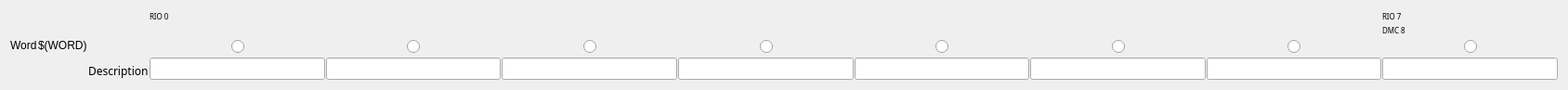
<?xml version="1.0" encoding="UTF-8"?>
<ui version="4.0">
 <class>EFrame</class>
 <widget class="QEFrame" name="EFrame">
  <property name="geometry">
   <rect>
    <x>0</x>
    <y>0</y>
    <width>1688</width>
    <height>97</height>
   </rect>
  </property>
  <property name="minimumSize">
   <size>
    <width>300</width>
    <height>30</height>
   </size>
  </property>
  <property name="sizeIncrement">
   <size>
    <width>1</width>
    <height>1</height>
   </size>
  </property>
  <property name="windowTitle">
   <string>EFrame</string>
  </property>
  <layout class="QVBoxLayout" name="verticalLayout_21">
   <item>
    <layout class="QHBoxLayout" name="horizontalLayout_3">
     <property name="spacing">
      <number>1</number>
     </property>
     <item>
      <layout class="QVBoxLayout" name="verticalLayout_19">
       <property name="spacing">
        <number>1</number>
       </property>
       <item>
        <spacer name="verticalSpacer_2">
         <property name="orientation">
          <enum>Qt::Vertical</enum>
         </property>
         <property name="sizeHint" stdset="0">
          <size>
           <width>0</width>
           <height>0</height>
          </size>
         </property>
        </spacer>
       </item>
       <item>
        <widget class="QLabel" name="label_3">
         <property name="sizePolicy">
          <sizepolicy hsizetype="Preferred" vsizetype="Preferred">
           <horstretch>0</horstretch>
           <verstretch>0</verstretch>
          </sizepolicy>
         </property>
         <property name="text">
          <string>Word</string>
         </property>
        </widget>
       </item>
       <item>
        <spacer name="verticalSpacer">
         <property name="orientation">
          <enum>Qt::Vertical</enum>
         </property>
         <property name="sizeHint" stdset="0">
          <size>
           <width>0</width>
           <height>0</height>
          </size>
         </property>
        </spacer>
       </item>
      </layout>
     </item>
     <item>
      <layout class="QVBoxLayout" name="verticalLayout_18" stretch="0,0,0">
       <property name="spacing">
        <number>1</number>
       </property>
       <item>
        <spacer name="verticalSpacer_4">
         <property name="orientation">
          <enum>Qt::Vertical</enum>
         </property>
         <property name="sizeHint" stdset="0">
          <size>
           <width>0</width>
           <height>0</height>
          </size>
         </property>
        </spacer>
       </item>
       <item>
        <widget class="QESubstitutedLabel" name="qesubstitutedlabel">
         <property name="text">
          <string>$(WORD)</string>
         </property>
         <property name="labelText" stdset="0">
          <string>$(WORD)</string>
         </property>
        </widget>
       </item>
       <item>
        <spacer name="verticalSpacer_3">
         <property name="orientation">
          <enum>Qt::Vertical</enum>
         </property>
         <property name="sizeHint" stdset="0">
          <size>
           <width>0</width>
           <height>0</height>
          </size>
         </property>
        </spacer>
       </item>
      </layout>
     </item>
     <item>
      <layout class="QVBoxLayout" name="verticalLayout_9" stretch="90,1,1">
       <property name="spacing">
        <number>1</number>
       </property>
       <property name="sizeConstraint">
        <enum>QLayout::SetDefaultConstraint</enum>
       </property>
       <item>
        <spacer name="verticalSpacer_5">
         <property name="orientation">
          <enum>Qt::Vertical</enum>
         </property>
         <property name="sizeHint" stdset="0">
          <size>
           <width>0</width>
           <height>0</height>
          </size>
         </property>
        </spacer>
       </item>
       <item>
        <widget class="QLabel" name="label_4">
         <property name="sizePolicy">
          <sizepolicy hsizetype="Preferred" vsizetype="Preferred">
           <horstretch>0</horstretch>
           <verstretch>0</verstretch>
          </sizepolicy>
         </property>
         <property name="font">
          <font>
           <family>Abyssinica SIL</family>
           <pointsize>9</pointsize>
          </font>
         </property>
         <property name="text">
          <string>Description</string>
         </property>
        </widget>
       </item>
       <item>
        <spacer name="verticalSpacer_6">
         <property name="orientation">
          <enum>Qt::Vertical</enum>
         </property>
         <property name="sizeHint" stdset="0">
          <size>
           <width>0</width>
           <height>0</height>
          </size>
         </property>
        </spacer>
       </item>
      </layout>
     </item>
     <item>
      <layout class="QVBoxLayout" name="verticalLayout">
       <property name="spacing">
        <number>1</number>
       </property>
       <item>
        <layout class="QHBoxLayout" name="horizontalLayout_2" stretch="40,20,40">
         <property name="spacing">
          <number>1</number>
         </property>
         <item>
          <layout class="QVBoxLayout" name="verticalLayout_10">
           <item>
            <widget class="QESubstitutedLabel" name="qesubstitutedlabel_2">
             <property name="font">
              <font>
               <family>Abyssinica SIL</family>
               <pointsize>6</pointsize>
              </font>
             </property>
             <property name="text">
              <string>RIO 0</string>
             </property>
             <property name="labelText" stdset="0">
              <string>RIO 0</string>
             </property>
            </widget>
           </item>
           <item>
            <widget class="QESubstitutedLabel" name="qesubstitutedlabel_3">
             <property name="font">
              <font>
               <family>Abyssinica SIL</family>
               <pointsize>6</pointsize>
              </font>
             </property>
             <property name="labelText" stdset="0">
              <string>DMC 1</string>
             </property>
            </widget>
           </item>
          </layout>
         </item>
         <item>
          <layout class="QVBoxLayout" name="verticalLayout_11">
           <item>
            <widget class="QEBitStatus" name="qebitstatus_3">
             <property name="sizePolicy">
              <sizepolicy hsizetype="Preferred" vsizetype="MinimumExpanding">
               <horstretch>0</horstretch>
               <verstretch>0</verstretch>
              </sizepolicy>
             </property>
             <property name="numberOfBits">
              <number>1</number>
             </property>
             <property name="onColour">
              <color>
               <red>0</red>
               <green>136</green>
               <blue>0</blue>
              </color>
             </property>
             <property name="offColour">
              <color>
               <red>159</red>
               <green>0</green>
               <blue>0</blue>
              </color>
             </property>
             <property name="variable" stdset="0">
              <string>$(P)Galil$(WORD)Bo0_STATUS</string>
             </property>
             <property name="variableSubstitutions" stdset="0">
              <string/>
             </property>
            </widget>
           </item>
           <item>
            <spacer name="verticalSpacer_7">
             <property name="orientation">
              <enum>Qt::Vertical</enum>
             </property>
             <property name="sizeHint" stdset="0">
              <size>
               <width>20</width>
               <height>40</height>
              </size>
             </property>
            </spacer>
           </item>
          </layout>
         </item>
         <item>
          <spacer name="horizontalSpacer_4">
           <property name="orientation">
            <enum>Qt::Horizontal</enum>
           </property>
           <property name="sizeHint" stdset="0">
            <size>
             <width>40</width>
             <height>20</height>
            </size>
           </property>
          </spacer>
         </item>
        </layout>
       </item>
       <item>
        <layout class="QHBoxLayout" name="horizontalLayout">
         <property name="spacing">
          <number>1</number>
         </property>
         <item>
          <spacer name="horizontalSpacer">
           <property name="orientation">
            <enum>Qt::Horizontal</enum>
           </property>
           <property name="sizeHint" stdset="0">
            <size>
             <width>40</width>
             <height>20</height>
            </size>
           </property>
          </spacer>
         </item>
         <item>
          <widget class="QERadioButton" name="qeradiobutton">
           <property name="text">
            <string/>
           </property>
           <property name="autoExclusive">
            <bool>false</bool>
           </property>
           <property name="variable" stdset="0">
            <string>$(P)Galil$(WORD)Bo0_CMD</string>
           </property>
           <property name="format" stdset="0">
            <enum>QERadioButton::UnsignedInteger</enum>
           </property>
           <property name="writeOnPress">
            <bool>false</bool>
           </property>
           <property name="writeOnRelease">
            <bool>false</bool>
           </property>
           <property name="writeOnClick">
            <bool>true</bool>
           </property>
          </widget>
         </item>
         <item>
          <spacer name="horizontalSpacer_2">
           <property name="orientation">
            <enum>Qt::Horizontal</enum>
           </property>
           <property name="sizeHint" stdset="0">
            <size>
             <width>40</width>
             <height>20</height>
            </size>
           </property>
          </spacer>
         </item>
        </layout>
       </item>
       <item>
        <widget class="QELineEdit" name="qelineedit">
         <property name="sizePolicy">
          <sizepolicy hsizetype="Minimum" vsizetype="Fixed">
           <horstretch>0</horstretch>
           <verstretch>0</verstretch>
          </sizepolicy>
         </property>
         <property name="font">
          <font>
           <family>Abyssinica SIL</family>
           <pointsize>8</pointsize>
          </font>
         </property>
         <property name="variable" stdset="0">
          <string>$(P)Galil$(WORD)Bo0_CMD.DESC</string>
         </property>
        </widget>
       </item>
      </layout>
     </item>
     <item>
      <layout class="QVBoxLayout" name="verticalLayout_2">
       <property name="spacing">
        <number>1</number>
       </property>
       <item>
        <layout class="QHBoxLayout" name="horizontalLayout_4" stretch="40,20,40">
         <property name="spacing">
          <number>1</number>
         </property>
         <item>
          <spacer name="horizontalSpacer_7">
           <property name="orientation">
            <enum>Qt::Horizontal</enum>
           </property>
           <property name="sizeHint" stdset="0">
            <size>
             <width>40</width>
             <height>20</height>
            </size>
           </property>
          </spacer>
         </item>
         <item>
          <layout class="QVBoxLayout" name="verticalLayout_12">
           <item>
            <widget class="QEBitStatus" name="qebitstatus_4">
             <property name="sizePolicy">
              <sizepolicy hsizetype="Preferred" vsizetype="MinimumExpanding">
               <horstretch>0</horstretch>
               <verstretch>0</verstretch>
              </sizepolicy>
             </property>
             <property name="numberOfBits">
              <number>1</number>
             </property>
             <property name="onColour">
              <color>
               <red>0</red>
               <green>136</green>
               <blue>0</blue>
              </color>
             </property>
             <property name="offColour">
              <color>
               <red>159</red>
               <green>0</green>
               <blue>0</blue>
              </color>
             </property>
             <property name="variable" stdset="0">
              <string>$(P)Galil$(WORD)Bo1_STATUS</string>
             </property>
            </widget>
           </item>
           <item>
            <spacer name="verticalSpacer_8">
             <property name="orientation">
              <enum>Qt::Vertical</enum>
             </property>
             <property name="sizeHint" stdset="0">
              <size>
               <width>20</width>
               <height>40</height>
              </size>
             </property>
            </spacer>
           </item>
          </layout>
         </item>
         <item>
          <spacer name="horizontalSpacer_8">
           <property name="orientation">
            <enum>Qt::Horizontal</enum>
           </property>
           <property name="sizeHint" stdset="0">
            <size>
             <width>40</width>
             <height>20</height>
            </size>
           </property>
          </spacer>
         </item>
        </layout>
       </item>
       <item>
        <layout class="QHBoxLayout" name="horizontalLayout_5">
         <property name="spacing">
          <number>1</number>
         </property>
         <item>
          <spacer name="horizontalSpacer_9">
           <property name="orientation">
            <enum>Qt::Horizontal</enum>
           </property>
           <property name="sizeHint" stdset="0">
            <size>
             <width>40</width>
             <height>20</height>
            </size>
           </property>
          </spacer>
         </item>
         <item>
          <widget class="QERadioButton" name="qeradiobutton_3">
           <property name="text">
            <string/>
           </property>
           <property name="autoExclusive">
            <bool>false</bool>
           </property>
           <property name="variable" stdset="0">
            <string>$(P)Galil$(WORD)Bo1_CMD</string>
           </property>
           <property name="format" stdset="0">
            <enum>QERadioButton::UnsignedInteger</enum>
           </property>
           <property name="writeOnPress">
            <bool>false</bool>
           </property>
           <property name="writeOnRelease">
            <bool>false</bool>
           </property>
           <property name="writeOnClick">
            <bool>true</bool>
           </property>
          </widget>
         </item>
         <item>
          <spacer name="horizontalSpacer_10">
           <property name="orientation">
            <enum>Qt::Horizontal</enum>
           </property>
           <property name="sizeHint" stdset="0">
            <size>
             <width>40</width>
             <height>20</height>
            </size>
           </property>
          </spacer>
         </item>
        </layout>
       </item>
       <item>
        <widget class="QELineEdit" name="qelineedit_2">
         <property name="sizePolicy">
          <sizepolicy hsizetype="Minimum" vsizetype="Fixed">
           <horstretch>0</horstretch>
           <verstretch>0</verstretch>
          </sizepolicy>
         </property>
         <property name="font">
          <font>
           <family>Abyssinica SIL</family>
           <pointsize>8</pointsize>
          </font>
         </property>
         <property name="variable" stdset="0">
          <string>$(P)Galil$(WORD)Bo1_CMD.DESC</string>
         </property>
        </widget>
       </item>
      </layout>
     </item>
     <item>
      <layout class="QVBoxLayout" name="verticalLayout_3">
       <property name="spacing">
        <number>1</number>
       </property>
       <item>
        <layout class="QHBoxLayout" name="horizontalLayout_6" stretch="40,20,40">
         <property name="spacing">
          <number>1</number>
         </property>
         <item>
          <spacer name="horizontalSpacer_11">
           <property name="orientation">
            <enum>Qt::Horizontal</enum>
           </property>
           <property name="sizeHint" stdset="0">
            <size>
             <width>40</width>
             <height>20</height>
            </size>
           </property>
          </spacer>
         </item>
         <item>
          <layout class="QVBoxLayout" name="verticalLayout_13">
           <item>
            <widget class="QEBitStatus" name="qebitstatus_5">
             <property name="sizePolicy">
              <sizepolicy hsizetype="Preferred" vsizetype="MinimumExpanding">
               <horstretch>0</horstretch>
               <verstretch>0</verstretch>
              </sizepolicy>
             </property>
             <property name="numberOfBits">
              <number>1</number>
             </property>
             <property name="onColour">
              <color>
               <red>0</red>
               <green>136</green>
               <blue>0</blue>
              </color>
             </property>
             <property name="offColour">
              <color>
               <red>159</red>
               <green>0</green>
               <blue>0</blue>
              </color>
             </property>
             <property name="variable" stdset="0">
              <string>$(P)Galil$(WORD)Bo2_STATUS</string>
             </property>
            </widget>
           </item>
           <item>
            <spacer name="verticalSpacer_9">
             <property name="orientation">
              <enum>Qt::Vertical</enum>
             </property>
             <property name="sizeHint" stdset="0">
              <size>
               <width>20</width>
               <height>40</height>
              </size>
             </property>
            </spacer>
           </item>
          </layout>
         </item>
         <item>
          <spacer name="horizontalSpacer_12">
           <property name="orientation">
            <enum>Qt::Horizontal</enum>
           </property>
           <property name="sizeHint" stdset="0">
            <size>
             <width>40</width>
             <height>20</height>
            </size>
           </property>
          </spacer>
         </item>
        </layout>
       </item>
       <item>
        <layout class="QHBoxLayout" name="horizontalLayout_7">
         <property name="spacing">
          <number>1</number>
         </property>
         <item>
          <spacer name="horizontalSpacer_13">
           <property name="orientation">
            <enum>Qt::Horizontal</enum>
           </property>
           <property name="sizeHint" stdset="0">
            <size>
             <width>40</width>
             <height>20</height>
            </size>
           </property>
          </spacer>
         </item>
         <item>
          <widget class="QERadioButton" name="qeradiobutton_4">
           <property name="text">
            <string/>
           </property>
           <property name="autoExclusive">
            <bool>false</bool>
           </property>
           <property name="variable" stdset="0">
            <string>$(P)Galil$(WORD)Bo2_CMD</string>
           </property>
           <property name="format" stdset="0">
            <enum>QERadioButton::UnsignedInteger</enum>
           </property>
           <property name="writeOnPress">
            <bool>false</bool>
           </property>
           <property name="writeOnRelease">
            <bool>false</bool>
           </property>
           <property name="writeOnClick">
            <bool>true</bool>
           </property>
          </widget>
         </item>
         <item>
          <spacer name="horizontalSpacer_14">
           <property name="orientation">
            <enum>Qt::Horizontal</enum>
           </property>
           <property name="sizeHint" stdset="0">
            <size>
             <width>40</width>
             <height>20</height>
            </size>
           </property>
          </spacer>
         </item>
        </layout>
       </item>
       <item>
        <widget class="QELineEdit" name="qelineedit_3">
         <property name="sizePolicy">
          <sizepolicy hsizetype="Minimum" vsizetype="Fixed">
           <horstretch>0</horstretch>
           <verstretch>0</verstretch>
          </sizepolicy>
         </property>
         <property name="font">
          <font>
           <family>Abyssinica SIL</family>
           <pointsize>8</pointsize>
          </font>
         </property>
         <property name="variable" stdset="0">
          <string>$(P)Galil$(WORD)Bo2_CMD.DESC</string>
         </property>
        </widget>
       </item>
      </layout>
     </item>
     <item>
      <layout class="QVBoxLayout" name="verticalLayout_4">
       <property name="spacing">
        <number>1</number>
       </property>
       <item>
        <layout class="QHBoxLayout" name="horizontalLayout_8" stretch="40,20,40">
         <property name="spacing">
          <number>1</number>
         </property>
         <item>
          <spacer name="horizontalSpacer_15">
           <property name="orientation">
            <enum>Qt::Horizontal</enum>
           </property>
           <property name="sizeHint" stdset="0">
            <size>
             <width>40</width>
             <height>20</height>
            </size>
           </property>
          </spacer>
         </item>
         <item>
          <layout class="QVBoxLayout" name="verticalLayout_14">
           <item>
            <widget class="QEBitStatus" name="qebitstatus_6">
             <property name="sizePolicy">
              <sizepolicy hsizetype="Preferred" vsizetype="MinimumExpanding">
               <horstretch>0</horstretch>
               <verstretch>0</verstretch>
              </sizepolicy>
             </property>
             <property name="numberOfBits">
              <number>1</number>
             </property>
             <property name="onColour">
              <color>
               <red>0</red>
               <green>136</green>
               <blue>0</blue>
              </color>
             </property>
             <property name="offColour">
              <color>
               <red>159</red>
               <green>0</green>
               <blue>0</blue>
              </color>
             </property>
             <property name="variable" stdset="0">
              <string>$(P)Galil$(WORD)Bo3_STATUS</string>
             </property>
            </widget>
           </item>
           <item>
            <spacer name="verticalSpacer_10">
             <property name="orientation">
              <enum>Qt::Vertical</enum>
             </property>
             <property name="sizeHint" stdset="0">
              <size>
               <width>20</width>
               <height>40</height>
              </size>
             </property>
            </spacer>
           </item>
          </layout>
         </item>
         <item>
          <spacer name="horizontalSpacer_16">
           <property name="orientation">
            <enum>Qt::Horizontal</enum>
           </property>
           <property name="sizeHint" stdset="0">
            <size>
             <width>40</width>
             <height>20</height>
            </size>
           </property>
          </spacer>
         </item>
        </layout>
       </item>
       <item>
        <layout class="QHBoxLayout" name="horizontalLayout_9">
         <property name="spacing">
          <number>1</number>
         </property>
         <item>
          <spacer name="horizontalSpacer_17">
           <property name="orientation">
            <enum>Qt::Horizontal</enum>
           </property>
           <property name="sizeHint" stdset="0">
            <size>
             <width>40</width>
             <height>20</height>
            </size>
           </property>
          </spacer>
         </item>
         <item>
          <widget class="QERadioButton" name="qeradiobutton_5">
           <property name="text">
            <string/>
           </property>
           <property name="autoExclusive">
            <bool>false</bool>
           </property>
           <property name="variable" stdset="0">
            <string>$(P)Galil$(WORD)Bo3_CMD</string>
           </property>
           <property name="format" stdset="0">
            <enum>QERadioButton::UnsignedInteger</enum>
           </property>
           <property name="writeOnPress">
            <bool>false</bool>
           </property>
           <property name="writeOnRelease">
            <bool>false</bool>
           </property>
           <property name="writeOnClick">
            <bool>true</bool>
           </property>
          </widget>
         </item>
         <item>
          <spacer name="horizontalSpacer_18">
           <property name="orientation">
            <enum>Qt::Horizontal</enum>
           </property>
           <property name="sizeHint" stdset="0">
            <size>
             <width>40</width>
             <height>20</height>
            </size>
           </property>
          </spacer>
         </item>
        </layout>
       </item>
       <item>
        <widget class="QELineEdit" name="qelineedit_4">
         <property name="sizePolicy">
          <sizepolicy hsizetype="Minimum" vsizetype="Fixed">
           <horstretch>0</horstretch>
           <verstretch>0</verstretch>
          </sizepolicy>
         </property>
         <property name="font">
          <font>
           <family>Abyssinica SIL</family>
           <pointsize>8</pointsize>
          </font>
         </property>
         <property name="variable" stdset="0">
          <string>$(P)Galil$(WORD)Bo3_CMD.DESC</string>
         </property>
        </widget>
       </item>
      </layout>
     </item>
     <item>
      <layout class="QVBoxLayout" name="verticalLayout_5">
       <item>
        <layout class="QHBoxLayout" name="horizontalLayout_10" stretch="40,20,40">
         <property name="spacing">
          <number>1</number>
         </property>
         <item>
          <spacer name="horizontalSpacer_19">
           <property name="orientation">
            <enum>Qt::Horizontal</enum>
           </property>
           <property name="sizeHint" stdset="0">
            <size>
             <width>40</width>
             <height>20</height>
            </size>
           </property>
          </spacer>
         </item>
         <item>
          <layout class="QVBoxLayout" name="verticalLayout_15">
           <item>
            <widget class="QEBitStatus" name="qebitstatus_7">
             <property name="sizePolicy">
              <sizepolicy hsizetype="Preferred" vsizetype="MinimumExpanding">
               <horstretch>0</horstretch>
               <verstretch>0</verstretch>
              </sizepolicy>
             </property>
             <property name="numberOfBits">
              <number>1</number>
             </property>
             <property name="onColour">
              <color>
               <red>0</red>
               <green>136</green>
               <blue>0</blue>
              </color>
             </property>
             <property name="offColour">
              <color>
               <red>159</red>
               <green>0</green>
               <blue>0</blue>
              </color>
             </property>
             <property name="variable" stdset="0">
              <string>$(P)Galil$(WORD)Bo4_STATUS</string>
             </property>
            </widget>
           </item>
           <item>
            <spacer name="verticalSpacer_11">
             <property name="orientation">
              <enum>Qt::Vertical</enum>
             </property>
             <property name="sizeHint" stdset="0">
              <size>
               <width>20</width>
               <height>40</height>
              </size>
             </property>
            </spacer>
           </item>
          </layout>
         </item>
         <item>
          <spacer name="horizontalSpacer_20">
           <property name="orientation">
            <enum>Qt::Horizontal</enum>
           </property>
           <property name="sizeHint" stdset="0">
            <size>
             <width>40</width>
             <height>20</height>
            </size>
           </property>
          </spacer>
         </item>
        </layout>
       </item>
       <item>
        <layout class="QHBoxLayout" name="horizontalLayout_11">
         <property name="spacing">
          <number>1</number>
         </property>
         <item>
          <spacer name="horizontalSpacer_21">
           <property name="orientation">
            <enum>Qt::Horizontal</enum>
           </property>
           <property name="sizeHint" stdset="0">
            <size>
             <width>40</width>
             <height>20</height>
            </size>
           </property>
          </spacer>
         </item>
         <item>
          <widget class="QERadioButton" name="qeradiobutton_6">
           <property name="text">
            <string/>
           </property>
           <property name="autoExclusive">
            <bool>false</bool>
           </property>
           <property name="variable" stdset="0">
            <string>$(P)Galil$(WORD)Bo4_CMD</string>
           </property>
           <property name="format" stdset="0">
            <enum>QERadioButton::UnsignedInteger</enum>
           </property>
           <property name="writeOnPress">
            <bool>false</bool>
           </property>
           <property name="writeOnRelease">
            <bool>false</bool>
           </property>
           <property name="writeOnClick">
            <bool>true</bool>
           </property>
          </widget>
         </item>
         <item>
          <spacer name="horizontalSpacer_22">
           <property name="orientation">
            <enum>Qt::Horizontal</enum>
           </property>
           <property name="sizeHint" stdset="0">
            <size>
             <width>40</width>
             <height>20</height>
            </size>
           </property>
          </spacer>
         </item>
        </layout>
       </item>
       <item>
        <widget class="QELineEdit" name="qelineedit_5">
         <property name="sizePolicy">
          <sizepolicy hsizetype="Minimum" vsizetype="Fixed">
           <horstretch>0</horstretch>
           <verstretch>0</verstretch>
          </sizepolicy>
         </property>
         <property name="font">
          <font>
           <family>Abyssinica SIL</family>
           <pointsize>8</pointsize>
          </font>
         </property>
         <property name="variable" stdset="0">
          <string>$(P)Galil$(WORD)Bo4_CMD.DESC</string>
         </property>
        </widget>
       </item>
      </layout>
     </item>
     <item>
      <layout class="QVBoxLayout" name="verticalLayout_6">
       <item>
        <layout class="QHBoxLayout" name="horizontalLayout_12" stretch="40,20,40">
         <property name="spacing">
          <number>1</number>
         </property>
         <item>
          <spacer name="horizontalSpacer_23">
           <property name="orientation">
            <enum>Qt::Horizontal</enum>
           </property>
           <property name="sizeHint" stdset="0">
            <size>
             <width>40</width>
             <height>20</height>
            </size>
           </property>
          </spacer>
         </item>
         <item>
          <layout class="QVBoxLayout" name="verticalLayout_16">
           <item>
            <widget class="QEBitStatus" name="qebitstatus_8">
             <property name="sizePolicy">
              <sizepolicy hsizetype="Preferred" vsizetype="MinimumExpanding">
               <horstretch>0</horstretch>
               <verstretch>0</verstretch>
              </sizepolicy>
             </property>
             <property name="numberOfBits">
              <number>1</number>
             </property>
             <property name="onColour">
              <color>
               <red>0</red>
               <green>136</green>
               <blue>0</blue>
              </color>
             </property>
             <property name="offColour">
              <color>
               <red>159</red>
               <green>0</green>
               <blue>0</blue>
              </color>
             </property>
             <property name="variable" stdset="0">
              <string>$(P)Galil$(WORD)Bo5_STATUS</string>
             </property>
            </widget>
           </item>
           <item>
            <spacer name="verticalSpacer_12">
             <property name="orientation">
              <enum>Qt::Vertical</enum>
             </property>
             <property name="sizeHint" stdset="0">
              <size>
               <width>20</width>
               <height>40</height>
              </size>
             </property>
            </spacer>
           </item>
          </layout>
         </item>
         <item>
          <spacer name="horizontalSpacer_24">
           <property name="orientation">
            <enum>Qt::Horizontal</enum>
           </property>
           <property name="sizeHint" stdset="0">
            <size>
             <width>40</width>
             <height>20</height>
            </size>
           </property>
          </spacer>
         </item>
        </layout>
       </item>
       <item>
        <layout class="QHBoxLayout" name="horizontalLayout_13">
         <property name="spacing">
          <number>1</number>
         </property>
         <item>
          <spacer name="horizontalSpacer_25">
           <property name="orientation">
            <enum>Qt::Horizontal</enum>
           </property>
           <property name="sizeHint" stdset="0">
            <size>
             <width>40</width>
             <height>20</height>
            </size>
           </property>
          </spacer>
         </item>
         <item>
          <widget class="QERadioButton" name="qeradiobutton_7">
           <property name="text">
            <string/>
           </property>
           <property name="autoExclusive">
            <bool>false</bool>
           </property>
           <property name="variable" stdset="0">
            <string>$(P)Galil$(WORD)Bo5_CMD</string>
           </property>
           <property name="format" stdset="0">
            <enum>QERadioButton::UnsignedInteger</enum>
           </property>
           <property name="writeOnPress">
            <bool>false</bool>
           </property>
           <property name="writeOnRelease">
            <bool>false</bool>
           </property>
           <property name="writeOnClick">
            <bool>true</bool>
           </property>
          </widget>
         </item>
         <item>
          <spacer name="horizontalSpacer_26">
           <property name="orientation">
            <enum>Qt::Horizontal</enum>
           </property>
           <property name="sizeHint" stdset="0">
            <size>
             <width>40</width>
             <height>20</height>
            </size>
           </property>
          </spacer>
         </item>
        </layout>
       </item>
       <item>
        <widget class="QELineEdit" name="qelineedit_6">
         <property name="sizePolicy">
          <sizepolicy hsizetype="Minimum" vsizetype="Fixed">
           <horstretch>0</horstretch>
           <verstretch>0</verstretch>
          </sizepolicy>
         </property>
         <property name="font">
          <font>
           <family>Abyssinica SIL</family>
           <pointsize>8</pointsize>
          </font>
         </property>
         <property name="variable" stdset="0">
          <string>$(P)Galil$(WORD)Bo5_CMD.DESC</string>
         </property>
        </widget>
       </item>
      </layout>
     </item>
     <item>
      <layout class="QVBoxLayout" name="verticalLayout_7">
       <item>
        <layout class="QHBoxLayout" name="horizontalLayout_14" stretch="40,20,40">
         <property name="spacing">
          <number>1</number>
         </property>
         <item>
          <spacer name="horizontalSpacer_27">
           <property name="orientation">
            <enum>Qt::Horizontal</enum>
           </property>
           <property name="sizeHint" stdset="0">
            <size>
             <width>40</width>
             <height>20</height>
            </size>
           </property>
          </spacer>
         </item>
         <item>
          <layout class="QVBoxLayout" name="verticalLayout_17">
           <item>
            <widget class="QEBitStatus" name="qebitstatus_9">
             <property name="sizePolicy">
              <sizepolicy hsizetype="Preferred" vsizetype="MinimumExpanding">
               <horstretch>0</horstretch>
               <verstretch>0</verstretch>
              </sizepolicy>
             </property>
             <property name="numberOfBits">
              <number>1</number>
             </property>
             <property name="onColour">
              <color>
               <red>0</red>
               <green>136</green>
               <blue>0</blue>
              </color>
             </property>
             <property name="offColour">
              <color>
               <red>159</red>
               <green>0</green>
               <blue>0</blue>
              </color>
             </property>
             <property name="variable" stdset="0">
              <string>$(P)Galil$(WORD)Bo6_STATUS</string>
             </property>
            </widget>
           </item>
           <item>
            <spacer name="verticalSpacer_13">
             <property name="orientation">
              <enum>Qt::Vertical</enum>
             </property>
             <property name="sizeHint" stdset="0">
              <size>
               <width>20</width>
               <height>40</height>
              </size>
             </property>
            </spacer>
           </item>
          </layout>
         </item>
         <item>
          <spacer name="horizontalSpacer_28">
           <property name="orientation">
            <enum>Qt::Horizontal</enum>
           </property>
           <property name="sizeHint" stdset="0">
            <size>
             <width>40</width>
             <height>20</height>
            </size>
           </property>
          </spacer>
         </item>
        </layout>
       </item>
       <item>
        <layout class="QHBoxLayout" name="horizontalLayout_15">
         <property name="spacing">
          <number>1</number>
         </property>
         <item>
          <spacer name="horizontalSpacer_29">
           <property name="orientation">
            <enum>Qt::Horizontal</enum>
           </property>
           <property name="sizeHint" stdset="0">
            <size>
             <width>40</width>
             <height>20</height>
            </size>
           </property>
          </spacer>
         </item>
         <item>
          <widget class="QERadioButton" name="qeradiobutton_8">
           <property name="text">
            <string/>
           </property>
           <property name="autoExclusive">
            <bool>false</bool>
           </property>
           <property name="variable" stdset="0">
            <string>$(P)Galil$(WORD)Bo6_CMD</string>
           </property>
           <property name="format" stdset="0">
            <enum>QERadioButton::UnsignedInteger</enum>
           </property>
           <property name="writeOnPress">
            <bool>false</bool>
           </property>
           <property name="writeOnRelease">
            <bool>false</bool>
           </property>
           <property name="writeOnClick">
            <bool>true</bool>
           </property>
          </widget>
         </item>
         <item>
          <spacer name="horizontalSpacer_30">
           <property name="orientation">
            <enum>Qt::Horizontal</enum>
           </property>
           <property name="sizeHint" stdset="0">
            <size>
             <width>40</width>
             <height>20</height>
            </size>
           </property>
          </spacer>
         </item>
        </layout>
       </item>
       <item>
        <widget class="QELineEdit" name="qelineedit_7">
         <property name="sizePolicy">
          <sizepolicy hsizetype="Minimum" vsizetype="Fixed">
           <horstretch>0</horstretch>
           <verstretch>0</verstretch>
          </sizepolicy>
         </property>
         <property name="font">
          <font>
           <family>Abyssinica SIL</family>
           <pointsize>8</pointsize>
          </font>
         </property>
         <property name="variable" stdset="0">
          <string>$(P)Galil$(WORD)Bo6_CMD.DESC</string>
         </property>
        </widget>
       </item>
      </layout>
     </item>
     <item>
      <layout class="QVBoxLayout" name="verticalLayout_8">
       <item>
        <layout class="QHBoxLayout" name="horizontalLayout_16" stretch="40,20,40">
         <property name="spacing">
          <number>1</number>
         </property>
         <item>
          <layout class="QVBoxLayout" name="verticalLayout_27">
           <item>
            <widget class="QESubstitutedLabel" name="qesubstitutedlabel_11">
             <property name="font">
              <font>
               <family>Abyssinica SIL</family>
               <pointsize>6</pointsize>
              </font>
             </property>
             <property name="text">
              <string>RIO 7</string>
             </property>
             <property name="labelText" stdset="0">
              <string>RIO 7</string>
             </property>
            </widget>
           </item>
           <item>
            <widget class="QESubstitutedLabel" name="qesubstitutedlabel_12">
             <property name="font">
              <font>
               <family>Abyssinica SIL</family>
               <pointsize>6</pointsize>
              </font>
             </property>
             <property name="text">
              <string>DMC 8</string>
             </property>
             <property name="labelText" stdset="0">
              <string>DMC 8</string>
             </property>
            </widget>
           </item>
          </layout>
         </item>
         <item>
          <layout class="QVBoxLayout" name="verticalLayout_20">
           <item>
            <widget class="QEBitStatus" name="qebitstatus_10">
             <property name="sizePolicy">
              <sizepolicy hsizetype="Preferred" vsizetype="MinimumExpanding">
               <horstretch>0</horstretch>
               <verstretch>0</verstretch>
              </sizepolicy>
             </property>
             <property name="numberOfBits">
              <number>1</number>
             </property>
             <property name="onColour">
              <color>
               <red>0</red>
               <green>136</green>
               <blue>0</blue>
              </color>
             </property>
             <property name="offColour">
              <color>
               <red>159</red>
               <green>0</green>
               <blue>0</blue>
              </color>
             </property>
             <property name="variable" stdset="0">
              <string>$(P)Galil$(WORD)Bo7_STATUS</string>
             </property>
            </widget>
           </item>
           <item>
            <spacer name="verticalSpacer_14">
             <property name="orientation">
              <enum>Qt::Vertical</enum>
             </property>
             <property name="sizeHint" stdset="0">
              <size>
               <width>20</width>
               <height>40</height>
              </size>
             </property>
            </spacer>
           </item>
          </layout>
         </item>
         <item>
          <spacer name="horizontalSpacer_32">
           <property name="orientation">
            <enum>Qt::Horizontal</enum>
           </property>
           <property name="sizeHint" stdset="0">
            <size>
             <width>40</width>
             <height>20</height>
            </size>
           </property>
          </spacer>
         </item>
        </layout>
       </item>
       <item>
        <layout class="QHBoxLayout" name="horizontalLayout_17">
         <property name="spacing">
          <number>1</number>
         </property>
         <item>
          <spacer name="horizontalSpacer_33">
           <property name="orientation">
            <enum>Qt::Horizontal</enum>
           </property>
           <property name="sizeHint" stdset="0">
            <size>
             <width>40</width>
             <height>20</height>
            </size>
           </property>
          </spacer>
         </item>
         <item>
          <widget class="QERadioButton" name="qeradiobutton_9">
           <property name="font">
            <font>
             <family>Abyssinica SIL</family>
             <pointsize>10</pointsize>
            </font>
           </property>
           <property name="text">
            <string/>
           </property>
           <property name="autoExclusive">
            <bool>false</bool>
           </property>
           <property name="variable" stdset="0">
            <string>$(P)Galil$(WORD)Bo7_CMD</string>
           </property>
           <property name="format" stdset="0">
            <enum>QERadioButton::UnsignedInteger</enum>
           </property>
           <property name="writeOnPress">
            <bool>false</bool>
           </property>
           <property name="writeOnRelease">
            <bool>false</bool>
           </property>
           <property name="writeOnClick">
            <bool>true</bool>
           </property>
          </widget>
         </item>
         <item>
          <spacer name="horizontalSpacer_34">
           <property name="orientation">
            <enum>Qt::Horizontal</enum>
           </property>
           <property name="sizeHint" stdset="0">
            <size>
             <width>40</width>
             <height>20</height>
            </size>
           </property>
          </spacer>
         </item>
        </layout>
       </item>
       <item>
        <widget class="QELineEdit" name="qelineedit_8">
         <property name="sizePolicy">
          <sizepolicy hsizetype="Minimum" vsizetype="Fixed">
           <horstretch>0</horstretch>
           <verstretch>0</verstretch>
          </sizepolicy>
         </property>
         <property name="font">
          <font>
           <family>Abyssinica SIL</family>
           <pointsize>8</pointsize>
          </font>
         </property>
         <property name="variable" stdset="0">
          <string>$(P)Galil$(WORD)Bo7_CMD.DESC</string>
         </property>
        </widget>
       </item>
      </layout>
     </item>
    </layout>
   </item>
  </layout>
 </widget>
 <customwidgets>
  <customwidget>
   <class>QEBitStatus</class>
   <extends>QBitStatus</extends>
   <header>QEBitStatus.h</header>
  </customwidget>
  <customwidget>
   <class>QELineEdit</class>
   <extends>QLineEdit</extends>
   <header>QELineEdit.h</header>
  </customwidget>
  <customwidget>
   <class>QERadioButton</class>
   <extends>QRadioButton</extends>
   <header>QERadioButton.h</header>
  </customwidget>
  <customwidget>
   <class>QESubstitutedLabel</class>
   <extends>QLabel</extends>
   <header>QESubstitutedLabel.h</header>
  </customwidget>
  <customwidget>
   <class>QBitStatus</class>
   <extends>QWidget</extends>
   <header>QBitStatus.h</header>
  </customwidget>
  <customwidget>
   <class>QEFrame</class>
   <extends>QFrame</extends>
   <header>QEFrame.h</header>
   <container>1</container>
  </customwidget>
 </customwidgets>
 <resources/>
 <connections/>
</ui>
